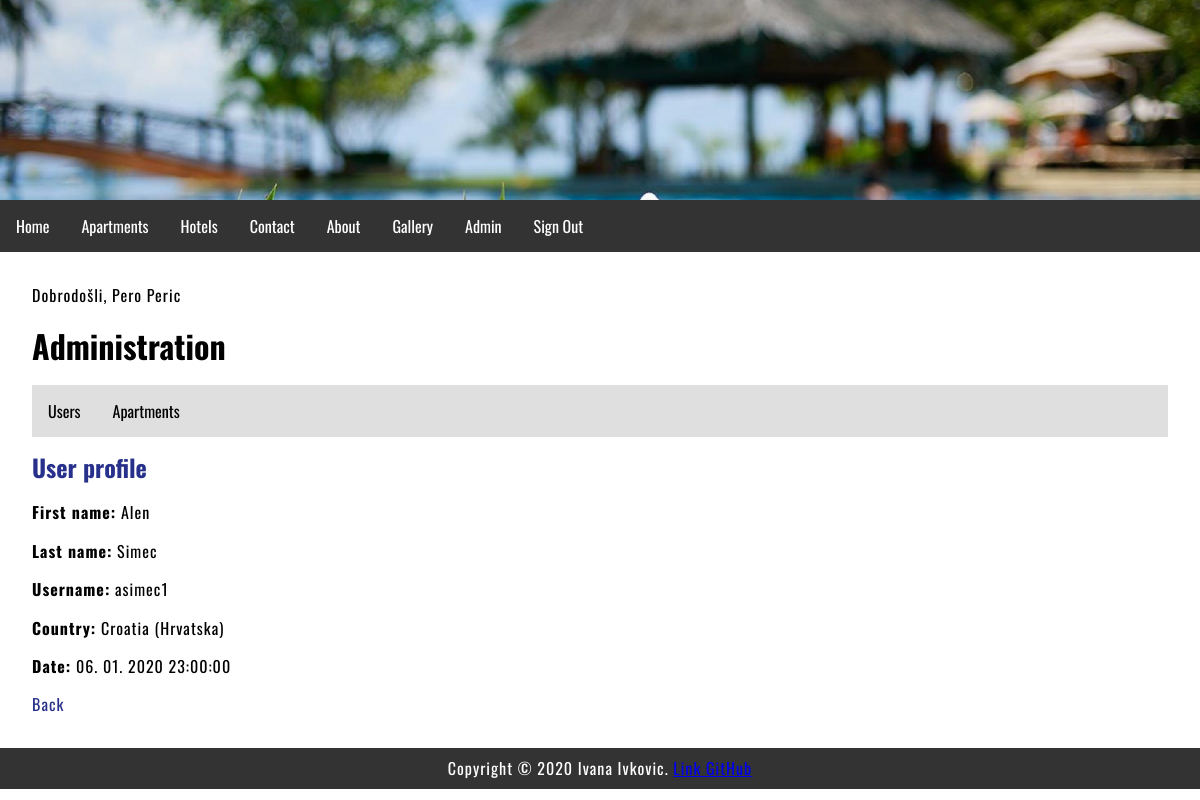
/index.php?menu=9&action=1&id=5 (signed in), run on the app's committed database.
### tables this page shows
CREATE TABLE `users` (
  `id` int(11) NOT NULL,
  `firstname` varchar(255) NOT NULL,
  `lastname` varchar(255) NOT NULL,
  `picture` varchar(255) NOT NULL,
  `username` varchar(255) NOT NULL,
  `password` varchar(255) NOT NULL,
  `email` varchar(255) NOT NULL,
  `country` char(2) NOT NULL,
  `date` timestamp NOT NULL DEFAULT current_timestamp(),
  `archive` enum('Y','N') NOT NULL DEFAULT 'Y'
);

CREATE TABLE `countries` (
  `id` int(11) NOT NULL,
  `country_code` varchar(2) NOT NULL DEFAULT '',
  `country_name` varchar(100) NOT NULL DEFAULT ''
);

### functions.php (called while the page is built)
<?php
	function pickerDateToMysql($pickerDate){
		$date = DateTime::createFromFormat('Y-m-d H:i:s', $pickerDate);
		return $date->format('d. m. Y H:i:s');
	}
?>

### admin/users.php (the view, shortened to what this page needs)
<?php
	if (isset($_GET['id']) && $_GET['id'] != '') {
		$query  = "SELECT * FROM users";
		$query .= " WHERE id=".$_GET['id'];
		$result = @mysqli_query($MySQL, $query);
		$row = @mysqli_fetch_array($result);
		print '
		<h2>User profile</h2>
		<p><b>First name:</b> ' . $row['firstname'] . '</p>
		<p><b>Last name:</b> ' . $row['lastname'] . '</p>
		<p><b>Username:</b> ' . $row['username'] . '</p>';
		$_query  = "SELECT * FROM countries";
		$_query .= " WHERE country_code='" . $row['country'] . "'";
		$_result = @mysqli_query($MySQL, $_query);
		$_row = @mysqli_fetch_array($_result);
		print '
		<p><b>Country:</b> ' .$_row['country_name'] . '</p>
		<p><b>Date:</b> ' . pickerDateToMysql($row['date']) . '</p>
		<p><a href="index.php?menu='.$menu.'&amp;action='.$action.'">Back</a></p>';
	}
?>

### style.css (style rules this page uses)
body, html { font-family: 'Oswald', sans-serif; margin: 0; font-size: 16px; }
h1,h2 { margin: 0.5em 0; font-size: 2em; }
h2 { font-size: 1.5em; color: #27318b; }
main a { color: #27318b; text-decoration: none; }
p { margin: 1em 0; line-height: 1.4em; letter-spacing: 1px; }

### data on the page
users: firstname "Alen", lastname "Simec", username "asimec1", date "06. 01. 2020 23:00:00"
countries: country_name "Croatia (Hrvatska)"

### other printed values
$_SESSION['message'] "Dobrodošli, Pero Peric"
